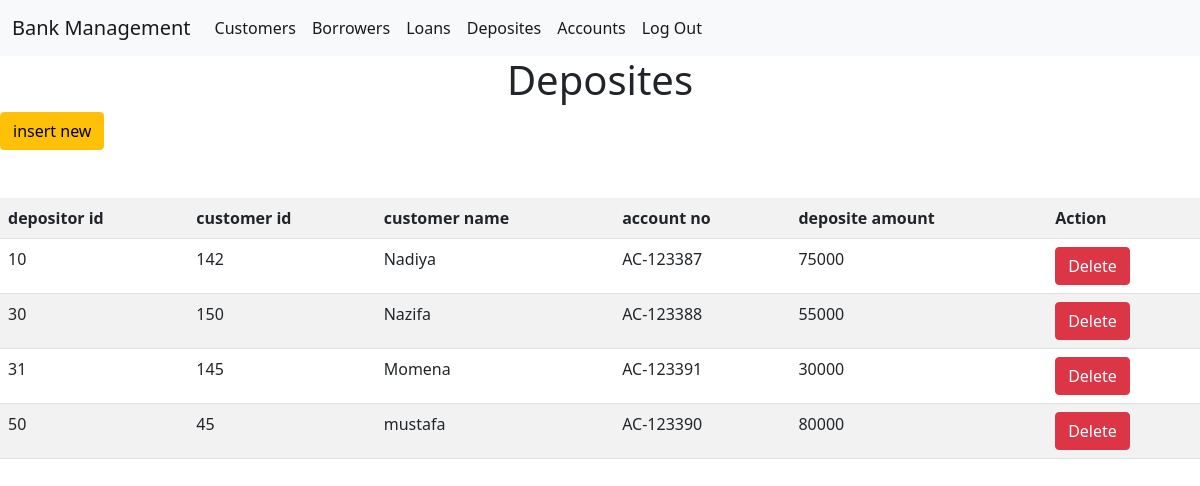
Page /admin_login/admin/index_dep.php on the committed database.
### tables this page shows
CREATE TABLE `depositor` (
  `depositor_id` int(12) NOT NULL,
  `customer_id` int(12) NOT NULL,
  `customer_name` varchar(25) NOT NULL,
  `account_no` varchar(15) NOT NULL,
  `balance` int(25) NOT NULL
);

### admin_login/admin/index_dep.php (the view, shortened to what this page needs)
<?php
include("includes/database.php");
?>
<!DOCTYPE HTML>
<html>
<head>
   <link href="https://cdn.jsdelivr.net/npm/bootstrap@5.0.0-beta2/dist/css/bootstrap.min.css" rel="stylesheet"
>
</head>
<body>
<div>
<nav class="navbar navbar-expand-lg navbar-light bg-light ">
  <div class="container-fluid">
    <a class="navbar-brand" href="http://localhost/bank2/admin_login/admin/index_admin.php">Bank Management</a>
    <div class="collapse navbar-collapse " id="navbarSupportedContent" >
      <ul class="navbar-nav me-auto mb-2 mb-lg-0">
            <li class="nav-item">
            <a class="nav-link active" aria-current="page" href='index_cus.php'>Customers</a>
            </li>
            <li class="nav-item">
            <a class="nav-link active" aria-current="page" href='index_brr.php'>Borrowers</a>
            </li>
            <li class="nav-item">
            <a class="nav-link active" aria-current="page" href='index_loan.php'>Loans</a>
            </li>
            <li class="nav-item">
            <a class="nav-link active" aria-current="page" href='index_dep.php'>Deposites</a>
            </li>
            <li class="nav-item">
            <a class="nav-link active" aria-current="page" href='index_acc.php'>Accounts</a>
            </li>
            <li class="nav-item">
            <a class="nav-link active" aria-current="page" href='logout.php'>Log Out</a>
            </li>
        </ul>
    </div>
  </div>
</nav>
<h1 style='text-align:center'>Deposites</h1>
</div>
<form action="" method='POST'>
<input type="submit" class="btn btn-warning" name='btn' value='insert new'></input>
</form>
<br>
<br>
<table class='table table-striped'>
<tr>
<th>depositor id</th>
<th>customer id</th>
<th>customer name</th>
<th>account no</th>
<th>deposite amount </th>
<th>Action</th>
</tr>
<?php
$query="select * from depositor";
$run=mysqli_query($db_connect,$query);
if(mysqli_num_rows($run)>0){
while($row=mysqli_fetch_array($run)){
?>
<tr>
   <td><?php echo $row['depositor_id'];?></td>
   <td><?php echo $row['customer_id'];?></td>
   <td><?php echo $row['customer_name'];?></td>
   <td><?php echo $row['account_no'];?></td>
   <td><?php echo $row['balance'];?></td>
   <td><a class="btn btn-danger" href="index_deldep.php?id=<?php echo $row['depositor_id']; ?>">Delete</a></td>
</tr>
<?php
}
}
?>
</table>
</body>
</html>

### rows in the picture
depositor: depositor_id "10", customer "142", customer_name "Nadiya", account_no "AC-123387", balance "75000"
depositor: depositor_id "30", customer "150", customer_name "Nazifa", account_no "AC-123388", balance "55000"
depositor: depositor_id "31", customer "145", customer_name "Momena", account_no "AC-123391", balance "30000"
depositor: depositor_id "50", customer "45", customer_name "mustafa", account_no "AC-123390", balance "80000"
